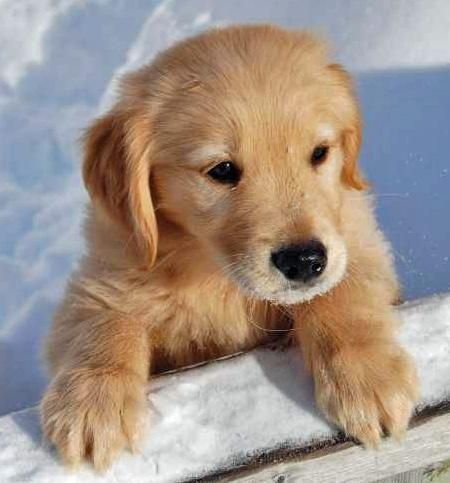
#> input picture image-to-sketch-python/dog.jpg, 450 x 483 px
$ python imageToSketch.py
#> lines starting #> are read from the running program, lines starting #| are printed output that depends on the picture
# Python program to Convert Image into sketch


# import all the required modules
import numpy as np
import imageio
import scipy.ndimage
import cv2


# take image input and assign variable to it
img = "dog.jpg"


# function to convert image into sketch
def rgb2gray(rgb):
	# 2 dimensional array to convert image to sketch
	return np.dot(rgb[..., :3], [0.2989, 0.5870, .1140])


def dodge(front, back):

	# if image is greater than 255 (which is not possible) it will convert it to 255
	final_sketch = front*255/(255-back)
	final_sketch[final_sketch > 255] = 255
	final_sketch[back == 255] = 255

	# to convert any suitable existing column to categorical type we will use aspect function
	# and uint8 is for 8-bit signed integer
	return final_sketch.astype('uint8')


ss = imageio.imread(img)
#> ss is the input picture: shape (483, 450, 3); mean R, G, B 161.2, 146.9, 136.8
gray = rgb2gray(ss)
#> in rgb2gray, `return np.dot(rgb[..., :3], [0.2989, 0.5870, .1140])`:
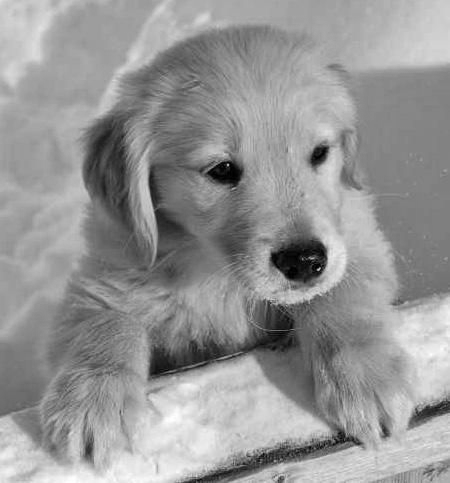
#> returned value: shape (483, 450) float64; min 0, max 254.7, mean 150

i = 255-gray
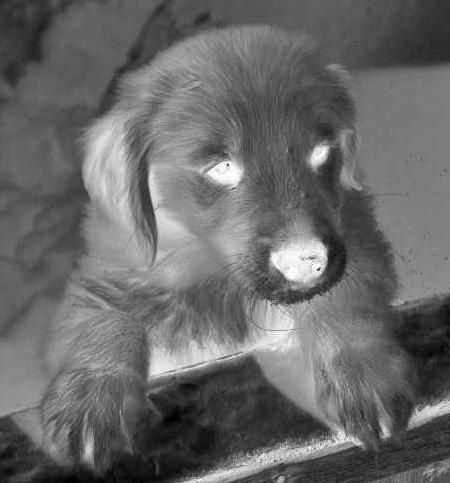
#> i: shape (483, 450) float64; min 0.254, max 255, mean 105


# to convert into a blur image
blur = scipy.ndimage.filters.gaussian_filter(i, sigma=13)
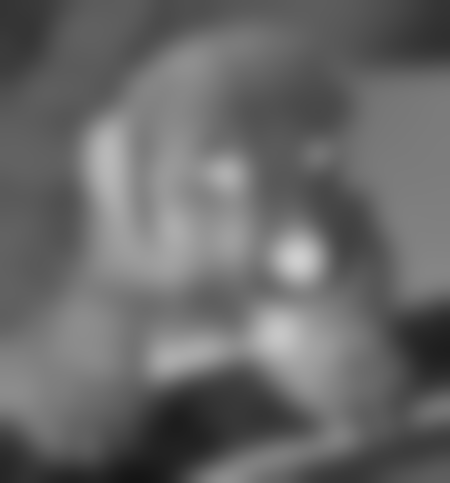
#> blur: shape (483, 450) float64; min 21.18, max 206.9, mean 105


# calling the function
r = dodge(blur, gray)
#> in dodge, `final_sketch[final_sketch > 255] = 255`:
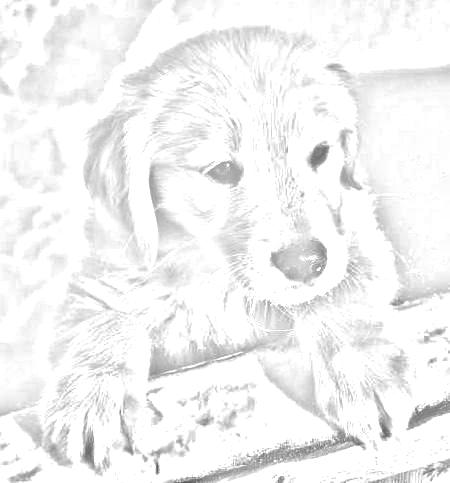
#> final_sketch: shape (483, 450) float64; min 91.41, max 255, mean 243


cv2.imwrite('5.png', r)

$ run again, with image-to-sketch-python/downey.jpg copied over image-to-sketch-python/dog.jpg
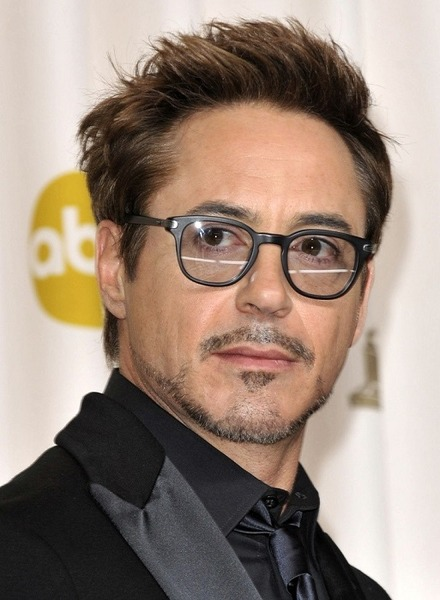
#> input picture image-to-sketch-python/downey.jpg, 440 x 600 px
#> ss is the input picture: shape (600, 440, 3); mean R, G, B 154.6, 136.2, 123.1
#> `blur = scipy.ndimage.filters.gaussian_filter(i, sigma=13)`:
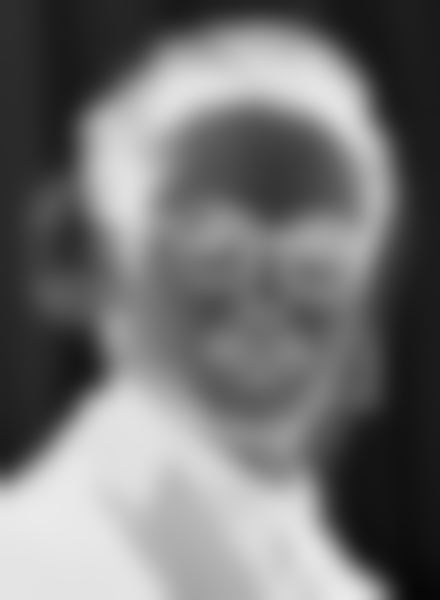
#> blur: shape (600, 440) float64; min 7.02, max 234.5, mean 114.8
#> in dodge, `final_sketch[final_sketch > 255] = 255`:
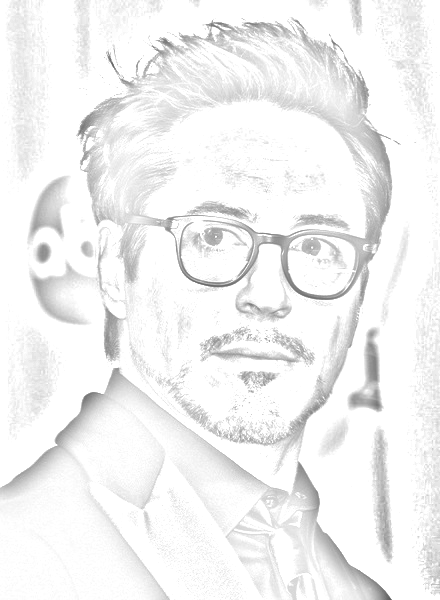
#> final_sketch: shape (600, 440) float64; min 92.02, max 255, mean 242.4
